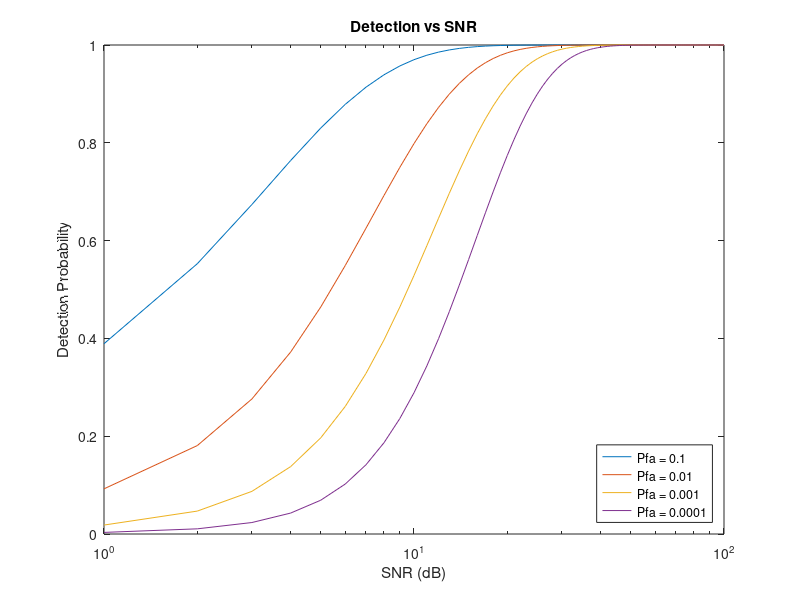

The MATLAB source for this figure:
clear all; close all; clc;

% Plot detection vs SNR
figure
S = 1:100;  % snr
Pfa = 10.^-(1:4);   % false alarm
v0 = sqrt(2)*erfcinv(2*Pfa); % threshhold at false alarm
for i = 1:length(Pfa)
    Pd = 0.5*erfc((v0(i) - sqrt(S))/sqrt(2)); % find detection prob
    semilogx(S, Pd);  hold on

end

% Plot Properties
colormap('winter')
title('Detection vs SNR')
xlabel('SNR (dB)')
ylabel('Detection Probability')
legend('Pfa = 0.1', 'Pfa = 0.01', 'Pfa = 0.001', 'Pfa = 0.0001', 'location', 'southeast')
